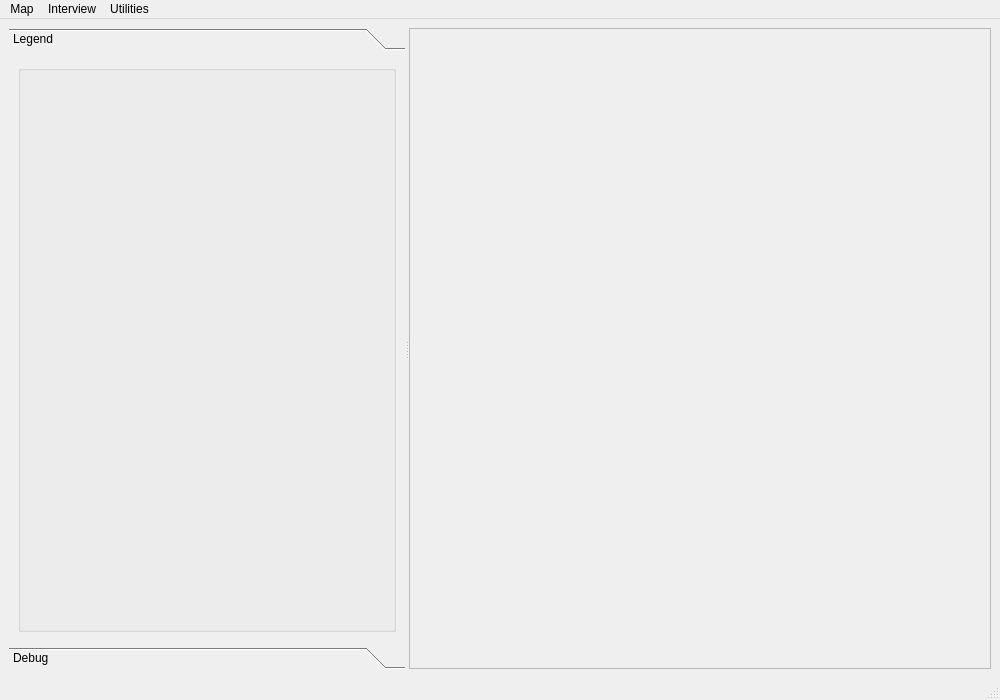
<ui version="4.0" >
 <class>MainWindow</class>
 <widget class="QMainWindow" name="MainWindow" >
  <property name="geometry" >
   <rect>
    <x>0</x>
    <y>0</y>
    <width>1000</width>
    <height>700</height>
   </rect>
  </property>
  <property name="windowTitle" >
   <string>OpenOceanMap SOORC Charter</string>
  </property>
  <property name="windowIcon" >
   <iconset resource="resources.qrc" >
    <normaloff>:/images/OCEAN_SMALL_INNO.png</normaloff>:/images/OCEAN_SMALL_INNO.png</iconset>
  </property>
  <widget class="QWidget" name="centralwidget" >
   <layout class="QGridLayout" >
    <property name="margin" >
     <number>9</number>
    </property>
    <property name="spacing" >
     <number>6</number>
    </property>
    <item row="0" column="0" >
     <widget class="QSplitter" name="splitter" >
      <property name="orientation" >
       <enum>Qt::Horizontal</enum>
      </property>
      <widget class="QToolBox" name="toolBox" >
       <property name="enabled" >
        <bool>true</bool>
       </property>
       <property name="sizePolicy" >
        <sizepolicy vsizetype="Preferred" hsizetype="Preferred" >
         <horstretch>0</horstretch>
         <verstretch>0</verstretch>
        </sizepolicy>
       </property>
       <property name="baseSize" >
        <size>
         <width>0</width>
         <height>0</height>
        </size>
       </property>
       <property name="currentIndex" >
        <number>0</number>
       </property>
       <widget class="QWidget" name="legend_page" >
        <property name="geometry" >
         <rect>
          <x>0</x>
          <y>0</y>
          <width>366</width>
          <height>586</height>
         </rect>
        </property>
        <attribute name="label" >
         <string>Legend</string>
        </attribute>
        <layout class="QGridLayout" >
         <property name="margin" >
          <number>9</number>
         </property>
         <property name="spacing" >
          <number>6</number>
         </property>
         <item row="0" column="0" >
          <widget class="QGroupBox" name="groupBox" >
           <property name="autoFillBackground" >
            <bool>true</bool>
           </property>
           <property name="title" >
            <string/>
           </property>
          </widget>
         </item>
        </layout>
       </widget>
       <widget class="QWidget" name="debug_page" >
        <property name="geometry" >
         <rect>
          <x>0</x>
          <y>0</y>
          <width>366</width>
          <height>586</height>
         </rect>
        </property>
        <attribute name="label" >
         <string>Debug</string>
        </attribute>
       </widget>
      </widget>
      <widget class="QFrame" name="frameMap" >
       <property name="sizePolicy" >
        <sizepolicy vsizetype="Preferred" hsizetype="Preferred" >
         <horstretch>0</horstretch>
         <verstretch>0</verstretch>
        </sizepolicy>
       </property>
       <property name="frameShape" >
        <enum>QFrame::StyledPanel</enum>
       </property>
       <property name="frameShadow" >
        <enum>QFrame::Raised</enum>
       </property>
      </widget>
     </widget>
    </item>
   </layout>
  </widget>
  <widget class="QMenuBar" name="menubar" >
   <property name="geometry" >
    <rect>
     <x>0</x>
     <y>0</y>
     <width>1000</width>
     <height>21</height>
    </rect>
   </property>
   <widget class="QMenu" name="menuInterview" >
    <property name="title" >
     <string>Interview</string>
    </property>
    <addaction name="actionStart_Interview" />
   </widget>
   <widget class="QMenu" name="menuMap" >
    <property name="title" >
     <string>Map</string>
    </property>
    <addaction name="mpActionAddRasterLayer" />
    <addaction name="mpActionAddVectorLayer" />
    <addaction name="separator" />
    <addaction name="mpActionZoomIn" />
    <addaction name="mpActionZoomOut" />
    <addaction name="mpActionPan" />
    <addaction name="actionRegion_Tool" />
   </widget>
   <widget class="QMenu" name="menuUtilities" >
    <property name="title" >
     <string>Utilities</string>
    </property>
    <addaction name="actionPython_Console" />
   </widget>
   <addaction name="menuMap" />
   <addaction name="menuInterview" />
   <addaction name="menuUtilities" />
  </widget>
  <widget class="QStatusBar" name="statusbar" />
  <action name="mpActionZoomOut" >
   <property name="icon" >
    <iconset resource="resources.qrc" >
     <normaloff>:/images/mActionZoomOut.png</normaloff>:/images/mActionZoomOut.png</iconset>
   </property>
   <property name="text" >
    <string>Zoom Out</string>
   </property>
  </action>
  <action name="mpActionPan" >
   <property name="icon" >
    <iconset resource="resources.qrc" >
     <normaloff>:/images/mActionPan.png</normaloff>:/images/mActionPan.png</iconset>
   </property>
   <property name="text" >
    <string>Pan</string>
   </property>
  </action>
  <action name="mpActionAddRasterLayer" >
   <property name="icon" >
    <iconset resource="resources.qrc" >
     <normaloff>:/images/mActionAddRasterLayer.png</normaloff>:/images/mActionAddRasterLayer.png</iconset>
   </property>
   <property name="text" >
    <string>Add Raster Layer</string>
   </property>
  </action>
  <action name="actionStart_Interview" >
   <property name="icon" >
    <iconset resource="resources.qrc" >
     <normaloff>:/images/mActionStartEditing.png</normaloff>:/images/mActionStartEditing.png</iconset>
   </property>
   <property name="text" >
    <string>Start Interview</string>
   </property>
   <property name="iconText" >
    <string>Start Interview</string>
   </property>
   <property name="toolTip" >
    <string>Start Interview</string>
   </property>
  </action>
  <action name="actionRegion_Tool" >
   <property name="icon" >
    <iconset resource="resources.qrc" >
     <normaloff>:/images/mActionMeasureArea.png</normaloff>:/images/mActionMeasureArea.png</iconset>
   </property>
   <property name="text" >
    <string>Region Tool</string>
   </property>
  </action>
  <action name="actionPolygon_Tool" >
   <property name="icon" >
    <iconset resource="resources.qrc" >
     <normaloff>:/images/mActionCapturePolygon.png</normaloff>:/images/mActionCapturePolygon.png</iconset>
   </property>
   <property name="text" >
    <string>Polygon Tool</string>
   </property>
  </action>
  <action name="mpActionZoomIn" >
   <property name="icon" >
    <iconset resource="resources.qrc" >
     <normaloff>:/images/mActionZoomIn.png</normaloff>:/images/mActionZoomIn.png</iconset>
   </property>
   <property name="text" >
    <string>Zoom In</string>
   </property>
  </action>
  <action name="mpActionAddVectorLayer" >
   <property name="icon" >
    <iconset resource="resources.qrc" >
     <normaloff>:/images/mActionAddLayer.png</normaloff>:/images/mActionAddLayer.png</iconset>
   </property>
   <property name="text" >
    <string>Add Vector Layer</string>
   </property>
  </action>
  <action name="actionPython_Console" >
   <property name="icon" >
    <iconset resource="resources.qrc" >
     <normaloff>:/images/mIconProperties.png</normaloff>:/images/mIconProperties.png</iconset>
   </property>
   <property name="text" >
    <string>Python Console</string>
   </property>
  </action>
 </widget>
 <resources>
  <include location="resources.qrc" />
 </resources>
 <connections/>
</ui>
